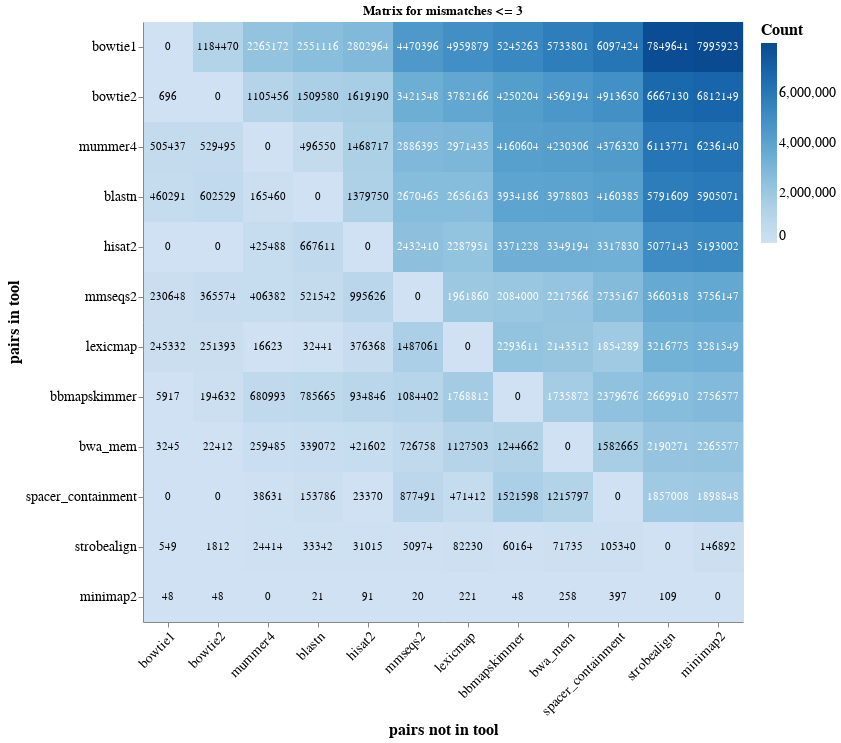

Write notebook code for a chart like this one.
### Markdown cell above
### Summary of the pairwise matrixes
one matrix with <=3 mismatches

### Code cell
n_mismatches = 3
# Filter for current mismatch level
tmp = recalced_results.filter(pl.col('mismatches') <= n_mismatches)

# Create empty matrix
matrix = pl.DataFrame(data=np.zeros((len(tools_list), len(tools_list)), dtype=int), schema=tools_list)

# Get unique pairs for each tool
tool_pairs = {}
for tool in tools_list:
    tool_pairs[tool] = tmp.filter(pl.col('tool') == tool).select(["contig_id","spacer_id","strand","start","end"]).unique()

# Fill matrix with counts
for i, tool_x in enumerate(tools_list):
    for j, tool_y in enumerate(tools_list):
        if tool_x == tool_y:
            continue
        # Count pairs in x but not in y
        unique_pairs = tool_pairs[tool_x].join(tool_pairs[tool_y], on=['contig_id','spacer_id','strand','start','end'], how='anti')
        matrix[i,j] = unique_pairs.height

# Convert to DataFrame for better visualization
matrix = matrix.with_columns(pl.Series(name="tool1", values=tools_list, dtype=pl.Utf8))
print(f"Matrix for {n_mismatches} mismatches:")
print(matrix)
heatmap_filename = f'results/simulated/plots/matrix__less_or_equal_3_mismatches'
chart = plot_matrix(matrix, f"Matrix for mismatches <= {n_mismatches}", heatmap_filename)
# plot_matrix(matrix, f"Matrix for {n_mismatches} mismatches (% of tool's total matches)", heatmap_filename+"_percent", as_percent=True)  # as percentages
matrix.write_csv(f'results/simulated/results/matrix_less_or_equal_3_mismatches.tsv',separator='\t')
print("\n")
chart

### Figure 1 — Vega-Lite specification as saved in the notebook (floating-point values rounded to 4 significant figures; data arrays with more than 128 entries replaced by an {"elided": "..."} marker saying what was removed)
{"config": {"view": {"continuousWidth": 300, "continuousHeight": 300}}, "layer": [{"mark": {"type": "rect"}, "encoding": {"color": {"field": "count", "legend": {"labelFontSize": 14, "title": "Count", "titleFontSize": 16}, "scale": {"scheme": "blues"}, "type": "quantitative"}, "tooltip": [{"field": "in_tool", "type": "nominal"}, {"field": "not_in_tool", "type": "nominal"}, {"field": "count", "type": "quantitative"}], "x": {"axis": {"labelAngle": -45, "labelFontSize": 14, "titleFontSize": 16}, "field": "not_in_tool", "sort": ["bowtie1", "bowtie2", "mummer4", "blastn", "hisat2", "mmseqs2", "lexicmap", "bbmapskimmer", "bwa_mem", "spacer_containment", "strobealign", "minimap2"], "title": "pairs not in tool", "type": "nominal"}, "y": {"axis": {"labelFontSize": 14, "titleFontSize": 16}, "field": "in_tool", "sort": ["bowtie1", "bowtie2", "mummer4", "blastn", "hisat2", "mmseqs2", "lexicmap", "bbmapskimmer", "bwa_mem", "spacer_containment", "strobealign", "minimap2"], "title": "pairs in tool", "type": "nominal"}}, "title": "Matrix for mismatches <= 3"}, {"mark": {"type": "text", "baseline": "middle"}, "encoding": {"color": {"condition": {"test": "(datum.count > 1733269.1527777778)", "value": "white"}, "value": "black"}, "text": {"field": "count", "format": "d", "type": "quantitative"}, "tooltip": [{"field": "in_tool", "type": "nominal"}, {"field": "not_in_tool", "type": "nominal"}, {"field": "count", "type": "quantitative"}], "x": {"axis": {"labelAngle": -45, "labelFontSize": 14, "titleFontSize": 16}, "field": "not_in_tool", "sort": ["bowtie1", "bowtie2", "mummer4", "blastn", "hisat2", "mmseqs2", "lexicmap", "bbmapskimmer", "bwa_mem", "spacer_containment", "strobealign", "minimap2"], "title": "pairs not in tool", "type": "nominal"}, "y": {"axis": {"labelFontSize": 14, "titleFontSize": 16}, "field": "in_tool", "sort": ["bowtie1", "bowtie2", "mummer4", "blastn", "hisat2", "mmseqs2", "lexicmap", "bbmapskimmer", "bwa_mem", "spacer_containment", "strobealign", "minimap2"], "title": "pairs in tool", "type": "nominal"}}, "title": "Matrix for mismatches <= 3"}], "data": {"name": "data-01fcc77f12b7df77b43e9fd21f50b379"}, "height": 600, "width": 600, "$schema": "https://vega.github.io/schema/vega-lite/v5.20.1.json", "datasets": {"data-01fcc77f12b7df77b43e9fd21f50b379": {"elided": "144 records"}}}
